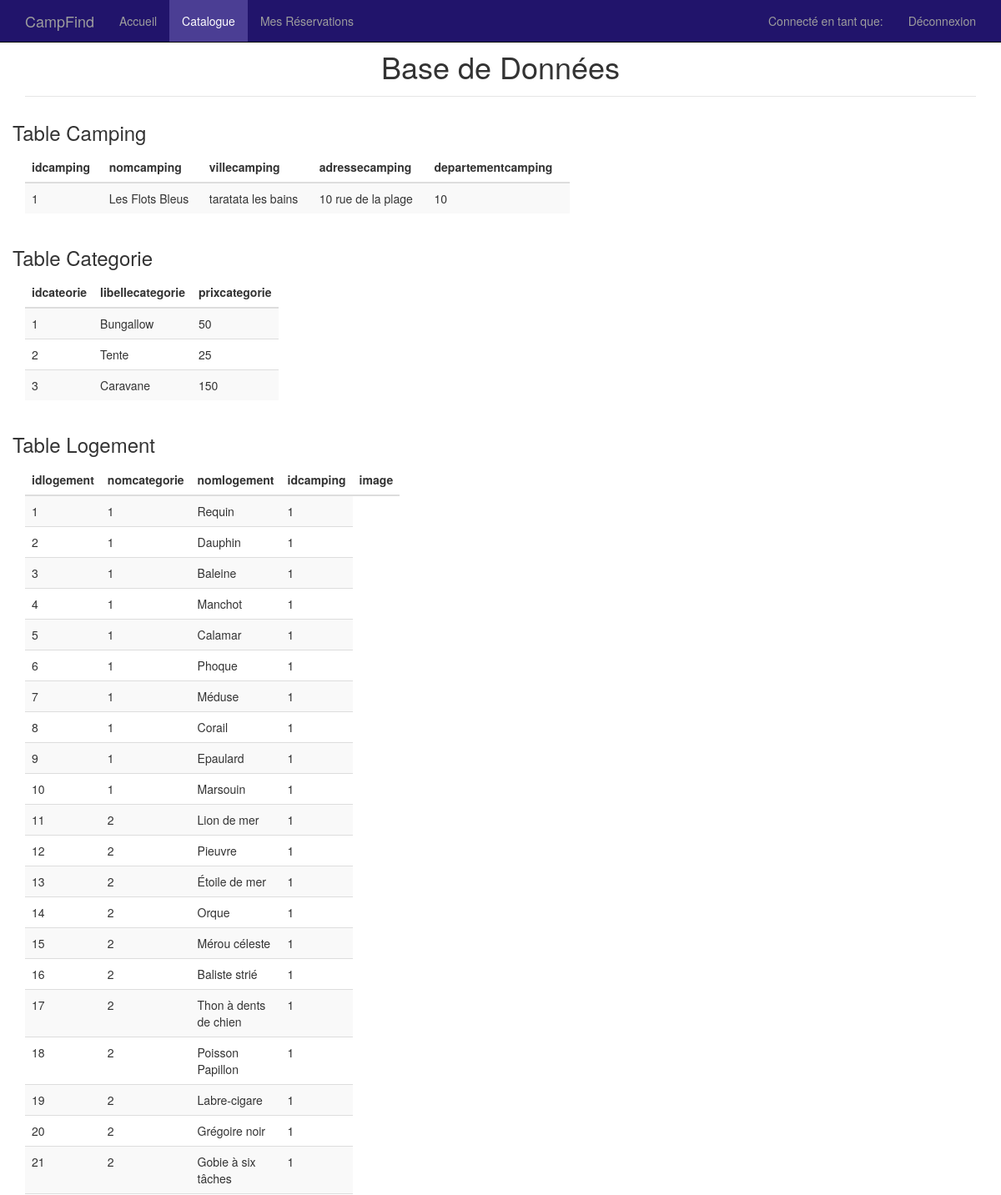
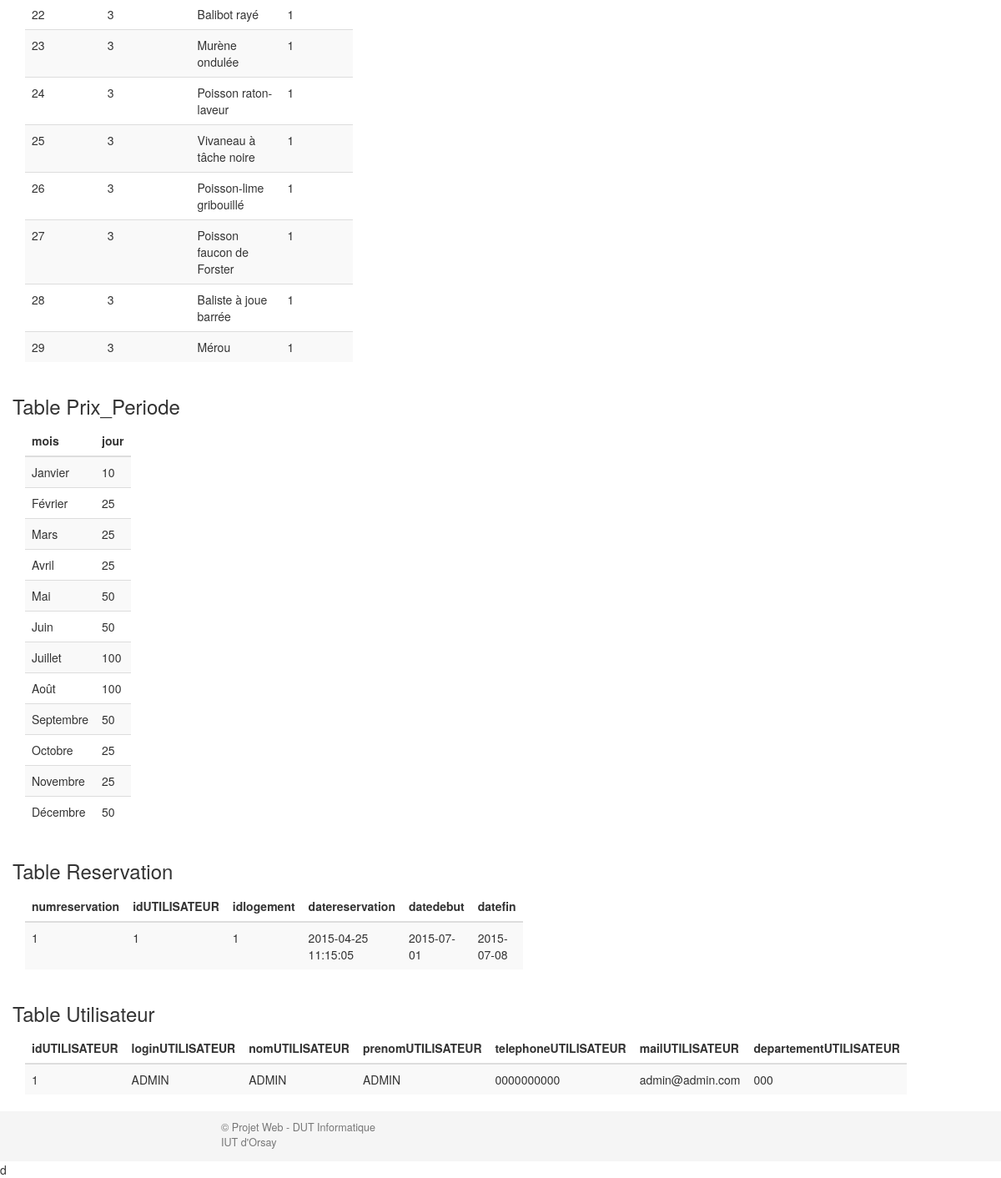
Page /administration.php on the earlier database version (2 pictures, top to bottom).
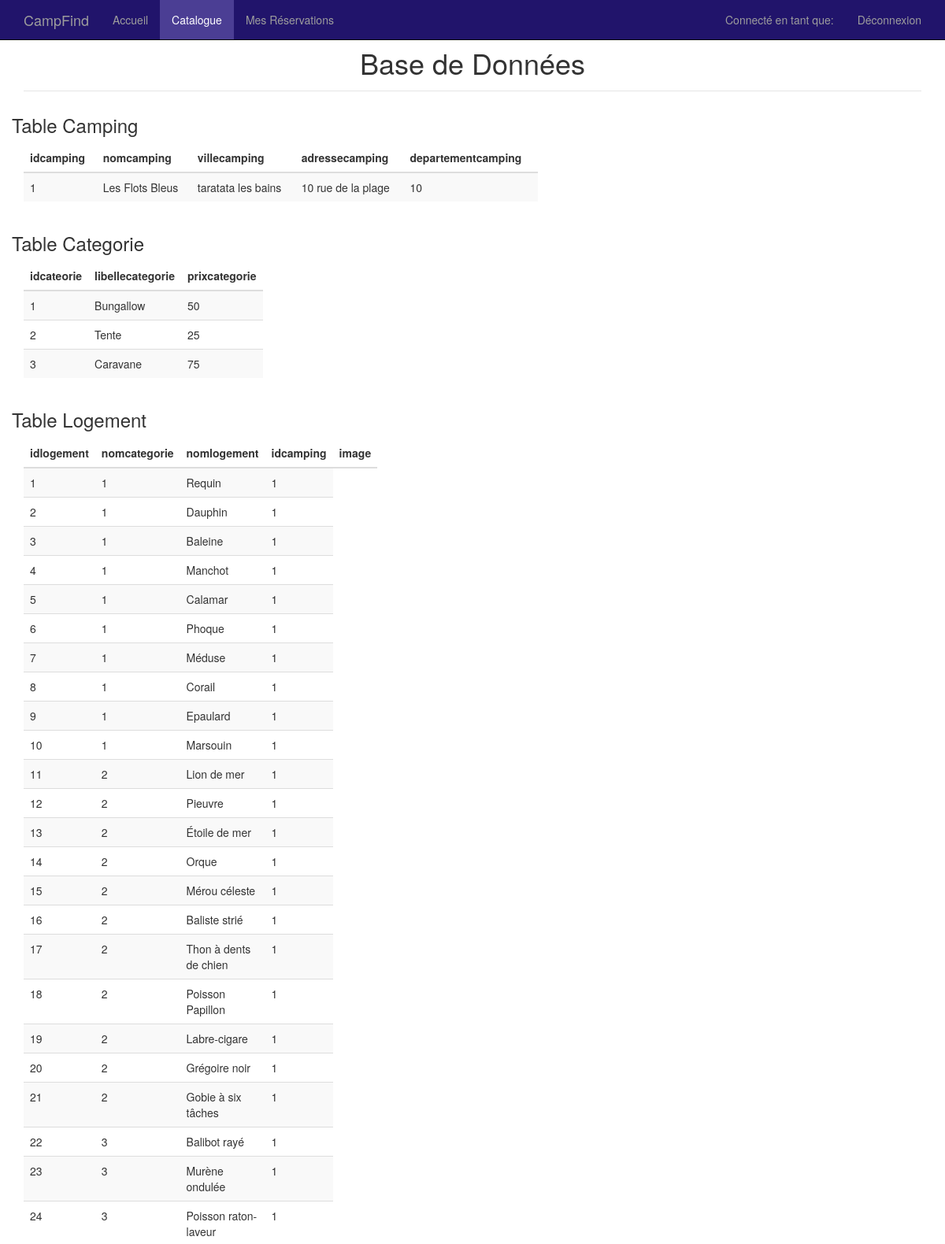
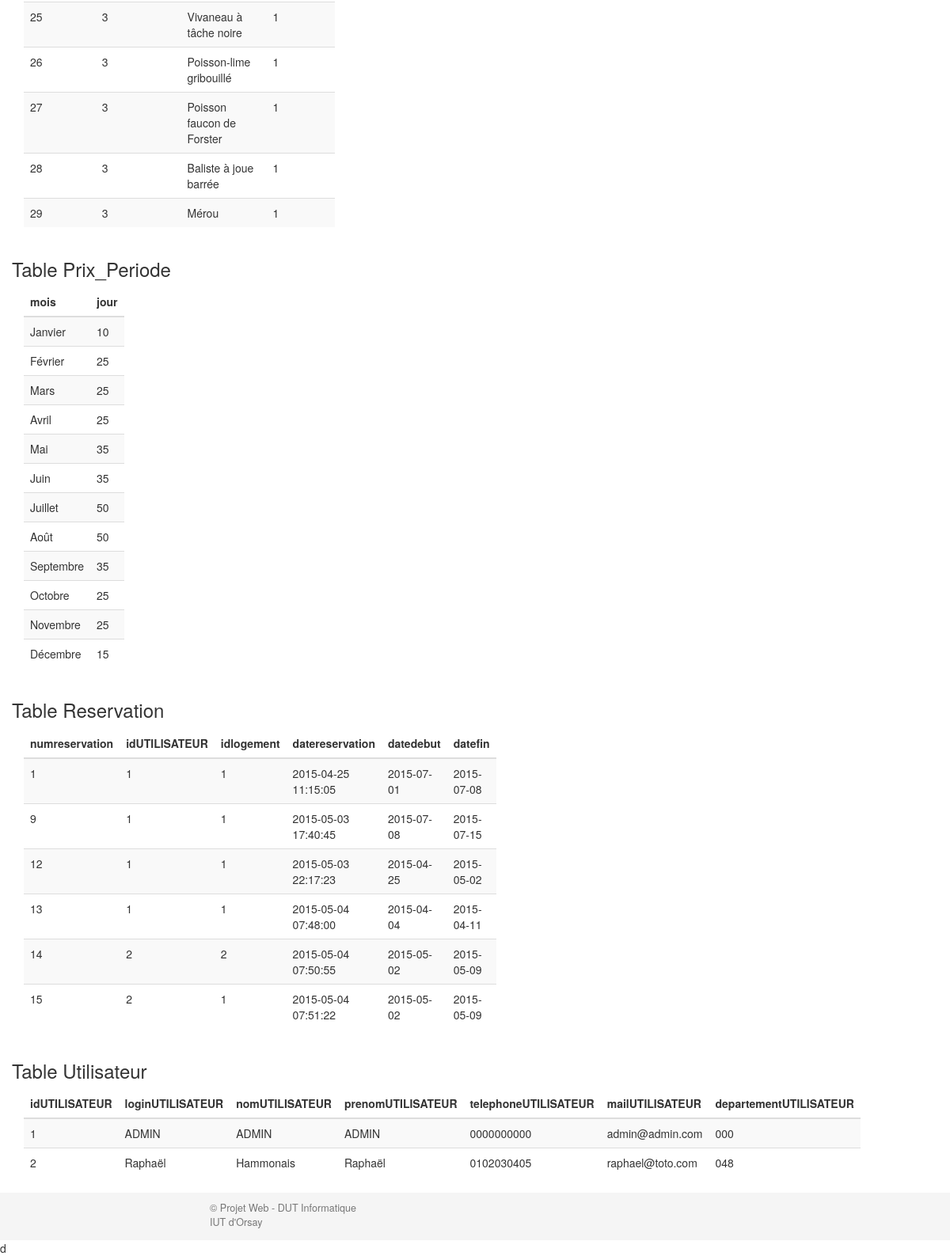
Same page on the later database version (2 pictures, top to bottom).
### tables this page shows
CREATE TABLE IF NOT EXISTS `camping` (
  `idcamping` int(11) NOT NULL,
  `nomcamping` varchar(50) DEFAULT NULL,
  `villecamping` varchar(50) DEFAULT NULL,
  `adressecamping` varchar(50) DEFAULT NULL,
  `departementcamping` int(2) unsigned zerofill DEFAULT NULL
);

CREATE TABLE IF NOT EXISTS `categorie` (
  `idcategorie` int(11) NOT NULL,
  `libellecategorie` varchar(50) DEFAULT NULL,
  `prixcategorie` int(5) DEFAULT NULL
);

CREATE TABLE IF NOT EXISTS `logement` (
  `idlogement` int(11) NOT NULL,
  `idcategorie` int(5) DEFAULT NULL,
  `nomlogement` varchar(50) DEFAULT NULL,
  `idcamping` int(11) DEFAULT NULL,
  `image` varchar(100) DEFAULT NULL
);

CREATE TABLE IF NOT EXISTS `prix_periode` (
  `mois` varchar(30) DEFAULT NULL,
  `ajout` int(11) DEFAULT NULL
);

CREATE TABLE IF NOT EXISTS `reservation` (
  `numreservation` int(11) NOT NULL,
  `idUTILISATEUR` int(11) DEFAULT NULL,
  `idlogement` int(11) DEFAULT NULL,
  `datereservation` datetime DEFAULT NULL,
  `datedebut` date DEFAULT NULL,
  `datefin` date DEFAULT NULL
);

CREATE TABLE IF NOT EXISTS `utilisateur` (
  `idUTILISATEUR` int(11) NOT NULL,
  `loginUTILISATEUR` varchar(40) DEFAULT NULL,
  `nomUTILISATEUR` varchar(60) DEFAULT NULL,
  `prenomUTILISATEUR` varchar(60) DEFAULT NULL,
  `telephoneUTILISATEUR` int(10) unsigned zerofill DEFAULT NULL,
  `mailUTILISATEUR` varchar(40) DEFAULT NULL,
  `departementUTILISATEUR` int(3) unsigned zerofill DEFAULT NULL,
  `mdpUTILISATEUR` varchar(100) DEFAULT NULL,
  `admin` tinyint(1) NOT NULL DEFAULT '0'
);

### src/administration.php (the view, shortened to what this page needs)
<?php
include 'BDD_connect.php';
$campingTable = $pdo->prepare("SELECT idcamping, nomcamping, villecamping, adressecamping, departementcamping FROM camping");
$campingTable->execute();
$categorieTable = $pdo->prepare("SELECT idcategorie, libellecategorie, prixcategorie FROM categorie");
$categorieTable->execute();
$logementTable = $pdo->prepare("SELECT idlogement, idcategorie, nomlogement, idcamping, image FROM logement");
$logementTable->execute();
$prix_periodeTable = $pdo->prepare("SELECT mois, ajout FROM prix_periode");
$prix_periodeTable->execute();
$reservationTable = $pdo->prepare("SELECT numreservation, idUTILISATEUR, idlogement, datereservation, datedebut, datefin FROM reservation");
$reservationTable->execute();
$utilisateurTable = $pdo->prepare("SELECT idUTILISATEUR, loginUTILISATEUR, nomUTILISATEUR, prenomUTILISATEUR, telephoneUTILISATEUR, mailUTILISATEUR, departementUTILISATEUR, mdpUTILISATEUR FROM utilisateur");
$utilisateurTable->execute();
?>
<!DOCTYPE html>
<html lang="fr">
<head>
    <link href="../css/bootstrap.min.css" rel="stylesheet">
    <link href="../css/starter-template.css" rel="stylesheet">
    <link rel="stylesheet" href="../css/datepicker.css">
</head>
<body>
<div id="wrap">
    <?php
    include_once 'menu.php';
    menu("catalogue.php");
    ?>
    <div class="container">
        <div class="text-center">
            <h1 class="modal-header">Base de Données</h1>
        </div>
        <div class="row">
            <h3>Table Camping</h3>
            <div class="container-fluid col-md-7">
                <table class="table table-striped">
                    <thead>
                    <tr>
                        <th>idcamping</th>
                        <th>nomcamping</th>
                        <th>villecamping</th>
                        <th>adressecamping</th>
                        <th>departementcamping</th>
                    </tr>
                    </thead>
                    <tbody>
                    <?php
                    while ($camping = $campingTable->fetch()) {
                        ?>
                        <tr>
                            <?php
                            for ($i = 0; $i < 5; $i++) {
                                ?>
                                <td> <?php echo $camping[$i]; ?> </td>
                            <?php
                            }
                            ?>
                        </tr>
                    <?php
                    }
                    ?>
                    </tbody>
                </table>
            </div>
        </div>
        <div class="row">
            <h3>Table Categorie</h3>
            <div class="container-fluid col-md-1">
                <table class="table table-striped">
                    <thead>
                    <tr>
                        <th>idcateorie</th>
                        <th>libellecategorie</th>
                        <th>prixcategorie</th>
                    </tr>
                    </thead>
                    <tbody>
                    <?php
                    while ($categorie = $categorieTable->fetch()) {
                        ?>
                        <tr>
                            <?php
                            for ($i = 0; $i < 3; $i++) {
                                ?>
                                <td> <?php echo $categorie[$i]; ?> </td>
                            <?php
                            }
                            ?>
                        </tr>
                    <?php
                    }
                    ?>
                    </tbody>
                </table>
            </div>
        </div>
        <div class="row">
            <h3>Table Logement</h3>
            <div class="container-fluid col-md-1">
                <table class="table table-striped">
                    <thead>
                    <tr>
                        <th>idlogement</th>
                        <th>nomcategorie</th>
                        <th>nomlogement</th>
                        <th>idcamping</th>
                        <th>image</th>
                    </tr>
                    </thead>
                    <tbody>
                    <?php
                    while ($logement = $logementTable->fetch()) {
                        ?>
                        <tr>
                            <?php
                            for ($i = 0; $i < 4; $i++) {
                                ?>
                                <td> <?php echo $logement[$i]; ?> </td>
                            <?php
                            }
                            ?>
                        </tr>
                    <?php
                    }
                    ?>
                    </tbody>
                </table>
            </div>
        </div>
        <div class="row">
            <h3>Table Prix_Periode</h3>
            <div class="container-fluid col-md-1">
                <table class="table table-striped">
                    <thead>
                    <tr>
                        <th>mois</th>
                        <th>jour</th>
                    </tr>
                    </thead>
                    <tbody>
                    <?php
                    while ($prix_periode = $prix_periodeTable->fetch()) {
                        ?>
                        <tr>
                            <?php
                            for ($i = 0; $i < 2; $i++) {
                                ?>
                                <td> <?php echo $prix_periode[$i]; ?> </td>
                            <?php
                            }
                            ?>
                        </tr>
                    <?php
                    }
                    ?>
                    </tbody>
                </table>
            </div>
        </div>
        <div class="row">
            <h3>Table Reservation</h3>
            <div class="container-fluid col-md-1">
                <table class="table table-striped">
                    <thead>
                    <tr>
                        <th>numreservation</th>
                        <th>idUTILISATEUR</th>
                        <th>idlogement</th>
                        <th>datereservation</th>
                        <th>datedebut</th>
                        <th>datefin</th>
                    </tr>
                    </thead>
                    <tbody>
                    <?php
                    while ($reservation = $reservationTable->fetch()) {
                        ?>
                        <tr>
                            <?php
                            for ($i = 0; $i < 6; $i++) {
                                ?>
                                <td> <?php echo $reservation[$i]; ?> </td>
                            <?php
                            }
                            ?>
                        </tr>
                    <?php
                    }
                    ?>
                    </tbody>
                </table>
            </div>
        </div>
        <div class="row">
            <h3>Table Utilisateur</h3>
            <div class="container-fluid col-md-1">
                <table class="table table-striped">
                    <thead>
                    <tr>
                        <th>idUTILISATEUR</th>
                        <th>loginUTILISATEUR</th>
                        <th>nomUTILISATEUR</th>
                        <th>prenomUTILISATEUR</th>
                        <th>telephoneUTILISATEUR</th>
                        <th>mailUTILISATEUR</th>
                        <th>departementUTILISATEUR</th>
                    </tr>
                    </thead>
                    <tbody>
                    <?php
                    while ($utilisateur = $utilisateurTable->fetch()) {
                        ?>
                        <tr>
                            <?php
                            for ($i = 0; $i < 7; $i++) {
                                ?>
                                <td> <?php echo $utilisateur[$i]; ?> </td>
                            <?php
                            }
                            ?>
                        </tr>
                    <?php
                    }
                    ?>
                    </tbody>
                </table>
            </div>
        </div>
    </div>
</div>
<div id="footer">
    <div class="container">
        <p class="text-muted credit">© Projet Web - DUT Informatique <br> IUT d'Orsay</p>
    </div>
</div>
</body>
</html>d

### src/menu.php (shortened to what this page needs)
<?php
function menu($page)
{
    ?>
    <nav class="navbar navbar-inverse navbar-fixed-top">
        <div class="container">
            <div class="navbar-header">
                <a class="navbar-brand" href="infos.php">CampFind</a>
            </div>
            <div id="navbar" class="navbar-collapse collapse" aria-expanded="false" style="height: 0.8px;">
                <ul class="nav navbar-nav">
                    <li <?php if ($page == 'index.php') echo 'class="active"' ?>><a href="index.php">Accueil</a></li>
                    <li <?php if ($page == 'catalogue.php') echo 'class="active"' ?>><a
                            href="catalogue.php">Catalogue</a></li>
                    <li <?php if ($page == 'reservation.php') echo 'class="active"' ?>><a href="reservation.php">Mes
                            Réservations</a>
                    </li>
                </ul>
                <ul class="nav navbar-nav navbar-right">
                    <li><a> Connecté en tant que: <?php echo $_SESSION['login']?> </a></li>
                    <li><a href="deco.php">Déconnexion</a></li>
                </ul>
            </div>
        </div>
    </nav>
<?php
}
?>

### css/starter-template.css (style rules this page uses)
.navbar,.navbar-inverse,.navbar-fixed-top { background-color: #21146B; }
.navbar-inverse .navbar-nav .active a, .navbar-inverse .navbar-nav .active a:focus, .navbar-inverse .navbar-nav .active a:hover { background-color: #4B3E94; }
html, body { height: 100%; }
#wrap { min-height: 100%; height: auto; margin: 0 auto -60px; padding: 0 0 60px; }
#footer { height: 60px; background-color: #f5f5f5; }
#footer .container { max-width: 700px; padding-top: 10px; }
.container .credit { font-size: 0.9em; height: 100%; }
.modal-header { padding-top: 40px; }

Differences in the rows shown:
changed prix_periode "Mai": ajout "50" → "35"
changed prix_periode "Juin": ajout "50" → "35"
changed prix_periode "Juillet": ajout "100" → "50"
changed prix_periode "Août": ajout "100" → "50"
changed prix_periode "Septembre": ajout "50" → "35"
changed prix_periode "Décembre": ajout "50" → "15"
added reservation: numreservation "9", idUTILISATEUR "1", idlogement "1", datereservation "2015-05-03 17:40:45", datedebut "2015-07-08", datefin "2015-07-15"
added reservation: numreservation "12", idUTILISATEUR "1", idlogement "1", datereservation "2015-05-03 22:17:23", datedebut "2015-04-25", datefin "2015-05-02"
added reservation: numreservation "13", idUTILISATEUR "1", idlogement "1", datereservation "2015-05-04 07:48:00", datedebut "2015-04-04", datefin "2015-04-11"
added reservation: numreservation "14", idUTILISATEUR "2", idlogement "2", datereservation "2015-05-04 07:50:55", datedebut "2015-05-02", datefin "2015-05-09"
added reservation: numreservation "15", idUTILISATEUR "2", idlogement "1", datereservation "2015-05-04 07:51:22", datedebut "2015-05-02", datefin "2015-05-09"
added utilisateur: idUTILISATEUR "2", loginUTILISATEUR "Raphaël", nomUTILISATEUR "Hammonais", prenomUTILISATEUR "Raphaël", telephoneUTILISATEUR "0102030405", mailUTILISATEUR "raphael@toto.com", departementUTILISATEUR "048"
Other differences:
new list line: "75"
list line gone: "150"
